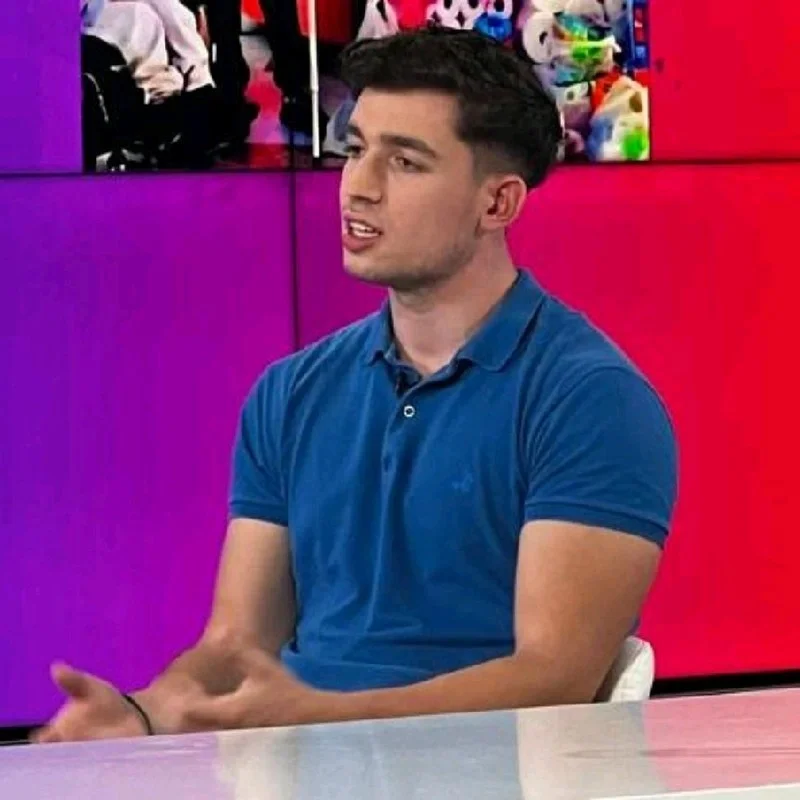
#> input picture assets/headshot.webp, 800 x 800 px
$ python generate_og.py
#> lines starting #> are read from the running program, lines starting #| are printed output that depends on the picture; after the words box and inside, x2 and y2 are one past the last pixel; in counts of white or black regions, pixels touching at a corner belong together
### posthog_utils.py
#!/usr/bin/env python3
"""Shared PostHog initialisation helpers for CLI scripts."""

import atexit
import json
import os
import uuid
from pathlib import Path


def _load_dotenv() -> None:
    """Load .env if python-dotenv is available; no-op otherwise."""
    try:
        from dotenv import load_dotenv
    except ImportError:
        return
    load_dotenv()


_ID_FILE = Path.home() / ".posthog_panoskokmotos_dev_id"


# [12 lines left out: function get_developer_id, not called in this run]


def initialize_posthog() -> "Posthog | None":
    """Create and return a PostHog instance, or None if unavailable.

    Returns None (and emits no events) when the optional ``posthog`` /
    ``python-dotenv`` dependencies are not installed, or when no project
    token is configured. This keeps the instrumented scripts runnable in
    environments that have not installed the analytics dependencies (e.g. CI).
    """
    _load_dotenv()
    try:
        from posthog import Posthog
    except ImportError:
        return None
    token = os.getenv("POSTHOG_PROJECT_TOKEN")
    if not token:
        return None
    client = Posthog(
        token,
        host=os.getenv("POSTHOG_HOST", "https://us.i.posthog.com"),
        debug=os.getenv("POSTHOG_DEBUG", "False").lower() == "true",
        enable_exception_autocapture=True,
    )
    atexit.register(client.shutdown)
    return client

### generate_og.py
#!/usr/bin/env python3
"""Generate OG image for panoskokmotos.com — 1200x630px"""

import sys
import os
import math
import urllib.request
from pathlib import Path

from posthog_utils import get_developer_id, initialize_posthog

try:
    from PIL import Image, ImageDraw, ImageFont, ImageFilter
except ImportError:
    sys.exit("Pillow is required to generate the OG image. Install it with:\n"
             "    pip install Pillow")

# Repo-relative — runs on any machine (was hard-coded to the author's Mac).
BASE = str(Path(__file__).resolve().parent)
FONT_DIR = os.path.join(BASE, "_og_fonts")


def download_fonts():
    """Download Inter from Google Fonts if not already cached."""
    os.makedirs(FONT_DIR, exist_ok=True)
    fonts = {
        "Inter-Bold.ttf":    "https://github.com/rsms/inter/raw/master/docs/font-files/Inter-Bold.ttf",
        "Inter-SemiBold.ttf":"https://github.com/rsms/inter/raw/master/docs/font-files/Inter-SemiBold.ttf",
        "Inter-Regular.ttf": "https://github.com/rsms/inter/raw/master/docs/font-files/Inter-Regular.ttf",
        "Inter-Medium.ttf":  "https://github.com/rsms/inter/raw/master/docs/font-files/Inter-Medium.ttf",
    }
    for name, url in fonts.items():
        dest = os.path.join(FONT_DIR, name)
        if not os.path.exists(dest):
            print(f"Downloading {name}…")
            try:
                urllib.request.urlretrieve(url, dest)
            except Exception as e:
                print(f"  Failed: {e}")


def load_font(size, weight="regular"):
    """Load Inter font by weight, fallback to system fonts."""
    weight_map = {
        "bold":     ["Inter-Bold.ttf", "Inter-ExtraBold.ttf"],
        "semibold": ["Inter-SemiBold.ttf", "Inter-Bold.ttf"],
        "medium":   ["Inter-Medium.ttf", "Inter-SemiBold.ttf"],
        "regular":  ["Inter-Regular.ttf", "Inter-Medium.ttf"],
    }
    candidates = weight_map.get(weight, weight_map["regular"])

    # Try downloaded Inter fonts first
    for name in candidates:
        path = os.path.join(FONT_DIR, name)
        if os.path.exists(path):
            try:
                return ImageFont.truetype(path, size)
            except Exception:
                pass

    # macOS system fonts
    system = {
        "bold": [
            "/System/Library/Fonts/Supplemental/Arial Bold.ttf",
            "/Library/Fonts/Arial Bold.ttf",
        ],
        "regular": [
            "/System/Library/Fonts/Supplemental/Arial.ttf",
            "/Library/Fonts/Arial.ttf",
            "/System/Library/Fonts/Helvetica.ttc",
        ],
    }
    key = "bold" if weight in ("bold", "semibold") else "regular"
    for path in system.get(key, []):
        if os.path.exists(path):
            try:
                return ImageFont.truetype(path, size)
            except Exception:
                pass
    return ImageFont.load_default()


def circle_crop(img, size):
    """Crop image to a circle of given diameter, return RGBA."""
    img = img.convert("RGBA").resize((size, size), Image.LANCZOS)
    mask = Image.new("L", (size, size), 0)
    ImageDraw.Draw(mask).ellipse([0, 0, size, size], fill=255)
    result = Image.new("RGBA", (size, size), (0, 0, 0, 0))
    result.paste(img, (0, 0), mask)
    return result


def make_og_image():
    download_fonts()
#> (the call stopped at in download_fonts, `urllib.request.urlretrieve(url, dest)`: the network is not available in this run)

    W, H = 1200, 630
    img = Image.new("RGBA", (W, H), (13, 21, 48, 255))
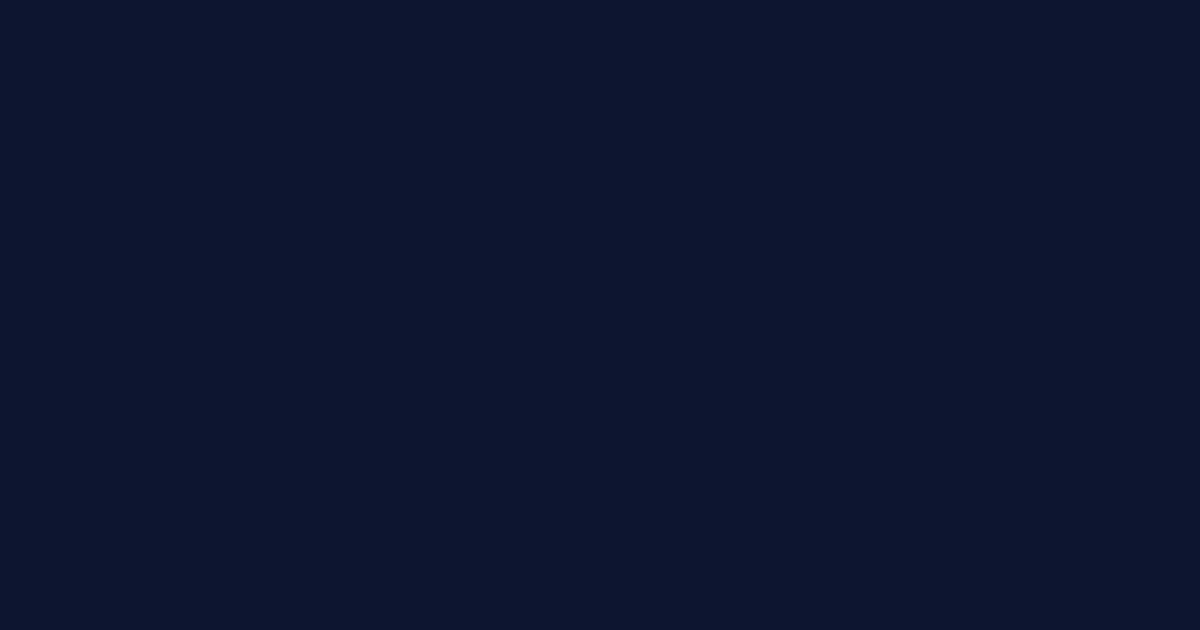
#> img: PIL image 1200x630 RGBA; mean R, G, B, A 13, 21, 48, 255

    # ── Radial blue glow (left-center) ───────────────────────────────────────
    glow = Image.new("RGBA", (W, H), (0, 0, 0, 0))
#> glow: PIL image 1200x630 RGBA; every value is 0
    gd = ImageDraw.Draw(glow)
    gcx, gcy, gr = 380, 300, 420
    for i in range(60, 0, -1):
        r = int(gr * i / 60)
        alpha = int(22 * (i / 60) ** 2)
        gd.ellipse([gcx - r, gcy - r, gcx + r, gcy + r], fill=(59, 110, 248, alpha))
    img = Image.alpha_composite(img, glow)

    # ── Right-side dark vignette (x=700→1200) ────────────────────────────────
    grad = Image.new("RGBA", (W, H), (0, 0, 0, 0))
    grd = ImageDraw.Draw(grad)
    for px in range(W - 700):
        t = px / (W - 700)
        alpha = int(180 * (t ** 0.7))
        col = int(8 + (5 - 8) * t)
        grd.line([(700 + px, 0), (700 + px, H)], fill=(col, col + 5, col + 23, alpha))
    img = Image.alpha_composite(img, grad)

    # ── Dot grid texture ─────────────────────────────────────────────────────
    dots = Image.new("RGBA", (W, H), (0, 0, 0, 0))
    dd = ImageDraw.Draw(dots)
    for x in range(10, W, 30):
        for y in range(10, H, 30):
            dd.ellipse([x - 1, y - 1, x + 1, y + 1], fill=(255, 255, 255, 7))
    img = Image.alpha_composite(img, dots)

    draw = ImageDraw.Draw(img)

    # ── Top accent bar ────────────────────────────────────────────────────────
    draw.rectangle([0, 0, W, 4], fill=(59, 110, 248, 255))

    # ── Photo circle (cx=930, cy=315, r=190) ─────────────────────────────────
    pcx, pcy, pr = 930, 315, 190

    # Soft outer glow
    glow2 = Image.new("RGBA", (W, H), (0, 0, 0, 0))
    gd2 = ImageDraw.Draw(glow2)
    for r in range(pr + 30, pr - 5, -2):
        frac = (pr + 30 - r) / 35
        al = int(60 * math.exp(-frac * 2.5))
        gd2.ellipse([pcx - r, pcy - r, pcx + r, pcy + r],
                    outline=(59, 110, 248, al), width=2)
    img = Image.alpha_composite(img, glow2)
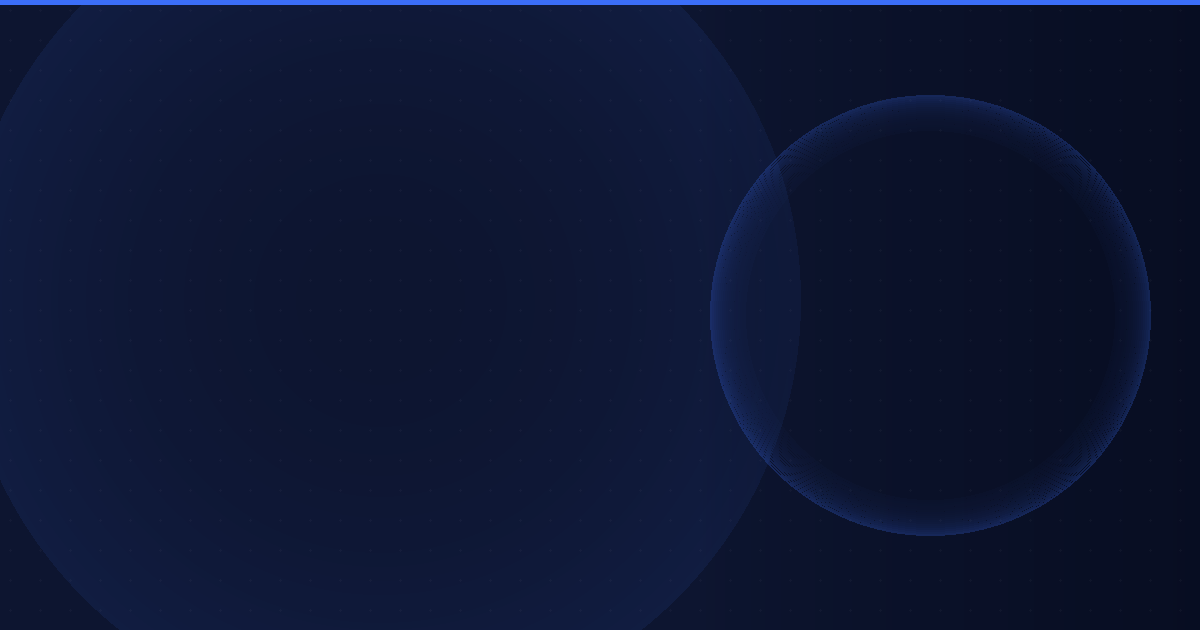
#> img: PIL image 1200x630 RGBA; mean R, G, B, A 13.4, 22.4, 51.8, 255
    draw = ImageDraw.Draw(img)

    # Try to load and composite headshot
    headshot_path = os.path.join(BASE, "assets", "headshot.webp")
    headshot_loaded = False
    if os.path.exists(headshot_path):
        try:
            hs = Image.open(headshot_path)
#> hs is the input picture: PIL image 800x800 RGB; mean R, G, B 132, 55.6, 112.1
            diameter = pr * 2
            hs_circle = circle_crop(hs, diameter)
#> in circle_crop, `mask = Image.new("L", (size, size), 0)`: mask: PIL image 380x380 L; every value is 0
#> in circle_crop, `ImageDraw.Draw(mask).ellipse([0, 0, size, size], fill=255)`:
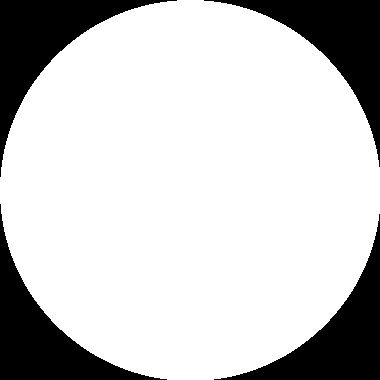
#> mask: PIL image 380x380 L; 78.9% white; 4 black regions, box (x1, y1, x2, y2) and area: (0, 0, 177, 177) 7802, (204, 0, 380, 167) 7625, (0, 204, 167, 380) 7625, (214, 214, 380, 380) 7449
#> in circle_crop, `result = Image.new("RGBA", (size, size), (0, 0, 0, 0))`: result: PIL image 380x380 RGBA; every value is 0
#> in circle_crop, `result.paste(img, (0, 0), mask)`:
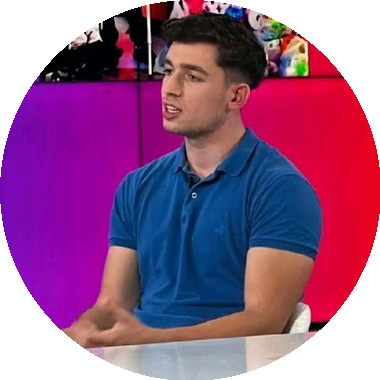
#> result: PIL image 380x380 RGBA; mean R, G, B, A 95.3, 40.8, 85.4, 201.1; transparent parts drawn white
            # Paste at circle center
            img.paste(hs_circle, (pcx - pr, pcy - pr), hs_circle)
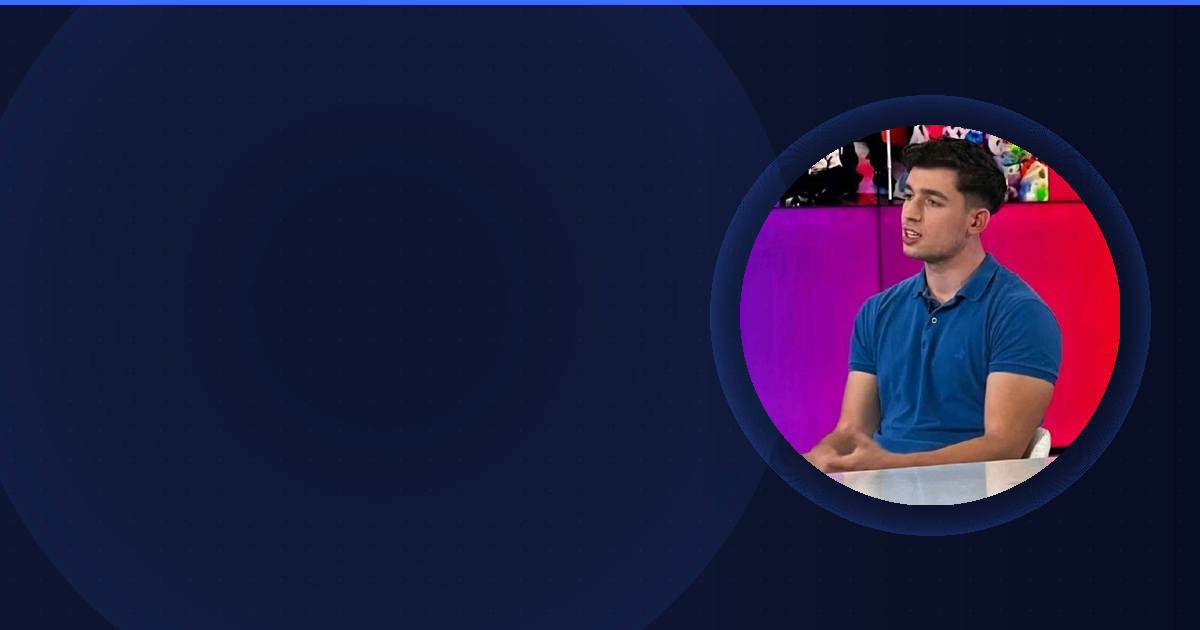
#> img: PIL image 1200x630 RGBA; mean R, G, B, A 30, 27.5, 61.8, 255
            headshot_loaded = True
            draw = ImageDraw.Draw(img)
        except Exception as e:
            print(f"Could not load headshot: {e}")

    if not headshot_loaded:
        draw.ellipse([pcx - pr, pcy - pr, pcx + pr, pcy + pr], fill=(10, 18, 40, 255))

    # Ring overlay on photo
    draw.ellipse([pcx - pr, pcy - pr, pcx + pr, pcy + pr],
                 outline=(59, 110, 248, 200), width=3)
    # Thin inner ring
    draw.ellipse([pcx - pr + 6, pcy - pr + 6, pcx + pr - 6, pcy + pr - 6],
                 outline=(255, 255, 255, 18), width=1)

    # ── Fonts ─────────────────────────────────────────────────────────────────
    font_url    = load_font(13, "medium")
    font_name   = load_font(68, "bold")
    font_title  = load_font(23, "regular")
    font_badge  = load_font(13, "medium")
    font_stats  = load_font(15, "regular")
    font_bot    = load_font(13, "regular")

    # ── URL label ─────────────────────────────────────────────────────────────
    url_chars = list("panoskokmotos.com")
    url_text = "  ".join(url_chars).upper()
    draw.text((72, 44), url_text, font=font_url, fill=(255, 255, 255, 55))

    # ── Name ──────────────────────────────────────────────────────────────────
    draw.text((72, 172), "Panos Kokmotos", font=font_name, fill=(255, 255, 255, 242))

    # ── Subtitle ──────────────────────────────────────────────────────────────
    draw.text((72, 258), "Co-Founder & COO, Givelink", font=font_title,
              fill=(255, 255, 255, 160))

    # ── Pill badges ───────────────────────────────────────────────────────────
    badges = ["Forbes 30 Under 30", "WEF Global Shaper", "Entrepreneurship Talks"]
    pad_x, pad_y = 16, 7
    bx, by = 72, 308

    pill_layer = Image.new("RGBA", (W, H), (0, 0, 0, 0))
    pl = ImageDraw.Draw(pill_layer)
    pill_text_positions = []

    for text in badges:
        bb = font_badge.getbbox(text)
        tw, th = bb[2] - bb[0], bb[3] - bb[1]
        pw, ph = tw + pad_x * 2, th + pad_y * 2
        pl.rounded_rectangle([bx, by, bx + pw, by + ph], radius=999,
                              fill=(20, 38, 90, 220))
        pl.rounded_rectangle([bx, by, bx + pw, by + ph], radius=999,
                              outline=(59, 110, 248, 160), width=1)
        pill_text_positions.append((bx + pad_x - bb[0], by + pad_y - bb[1], text))
        bx += pw + 12
#> after the loop, bx = 496; pill_text_positions = [(88, 313, 'Forbes 30 Under 30'), (223, 313, 'WEF Global Shaper'), (356, 313, 'Entrepreneurship Talks')]

    img = Image.alpha_composite(img, pill_layer)
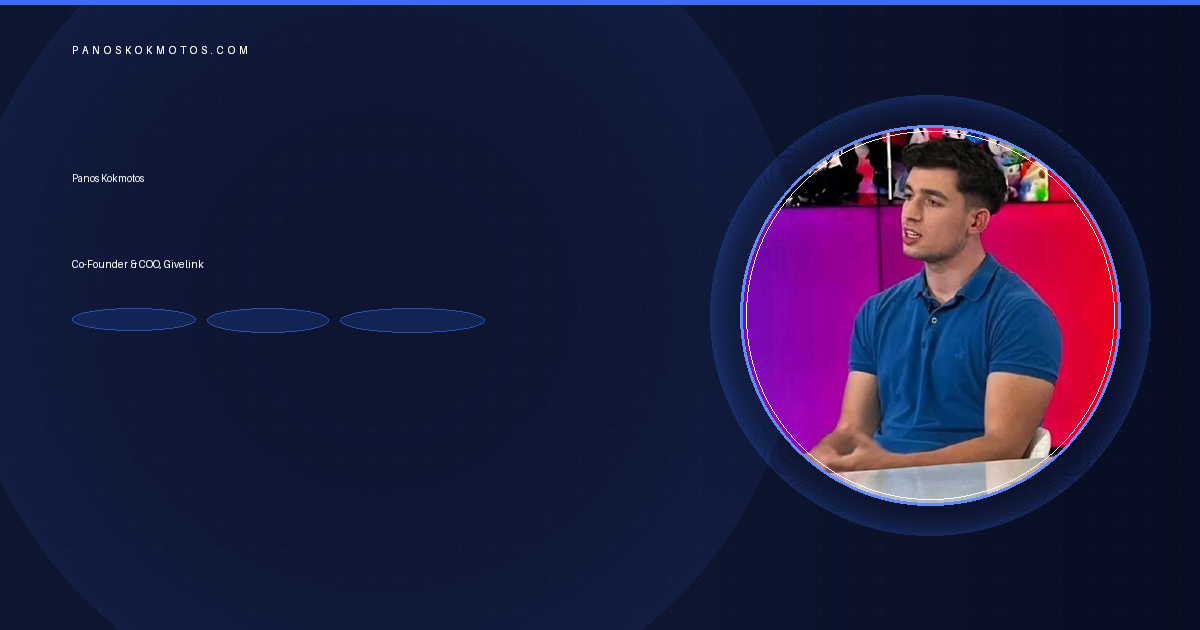
#> img: PIL image 1200x630 RGBA; mean R, G, B, A 30, 28.4, 63.2, 254.3; transparent parts drawn white
    draw = ImageDraw.Draw(img)

    for tx, ty, text in pill_text_positions:
        draw.text((tx, ty), text, font=font_badge, fill=(110, 158, 255, 255))
#> this loop made 3 passes
#> (tx, text) on passes 1 to 3: (88, 'Forbes 30 Under 30'), (223, 'WEF Global Shaper'), (356, 'Entrepreneurship Talks')

    # ── Divider ───────────────────────────────────────────────────────────────
    draw.rectangle([72, 368, 730, 369], fill=(255, 255, 255, 18))

    # ── Stats ─────────────────────────────────────────────────────────────────
    stats = "100K+ lives impacted  ·  $220K+ donated  ·  100+ nonprofits"
    draw.text((72, 386), stats, font=font_stats, fill=(255, 255, 255, 110))

    # ── Bottom bar ────────────────────────────────────────────────────────────
    # Subtle separator line
    draw.rectangle([0, 588, W, 589], fill=(255, 255, 255, 8))
    draw.rectangle([0, 589, W, H], fill=(6, 11, 28, 255))

    left_bot = "Building for social impact  ·  San Francisco & Athens"
    right_bot = "Forbes 30 Under 30  ·  WEF Global Shaper  ·  Givelink"

    draw.text((72, 602), left_bot, font=font_bot, fill=(255, 255, 255, 120))

    rb = font_bot.getbbox(right_bot)
    rw = rb[2] - rb[0]
    draw.text((W - 72 - rw, 602), right_bot, font=font_bot, fill=(255, 255, 255, 70))

    # ── Save ──────────────────────────────────────────────────────────────────
    out = os.path.join(BASE, "og-image.png")
    img.convert("RGB").save(out, "PNG", optimize=True)
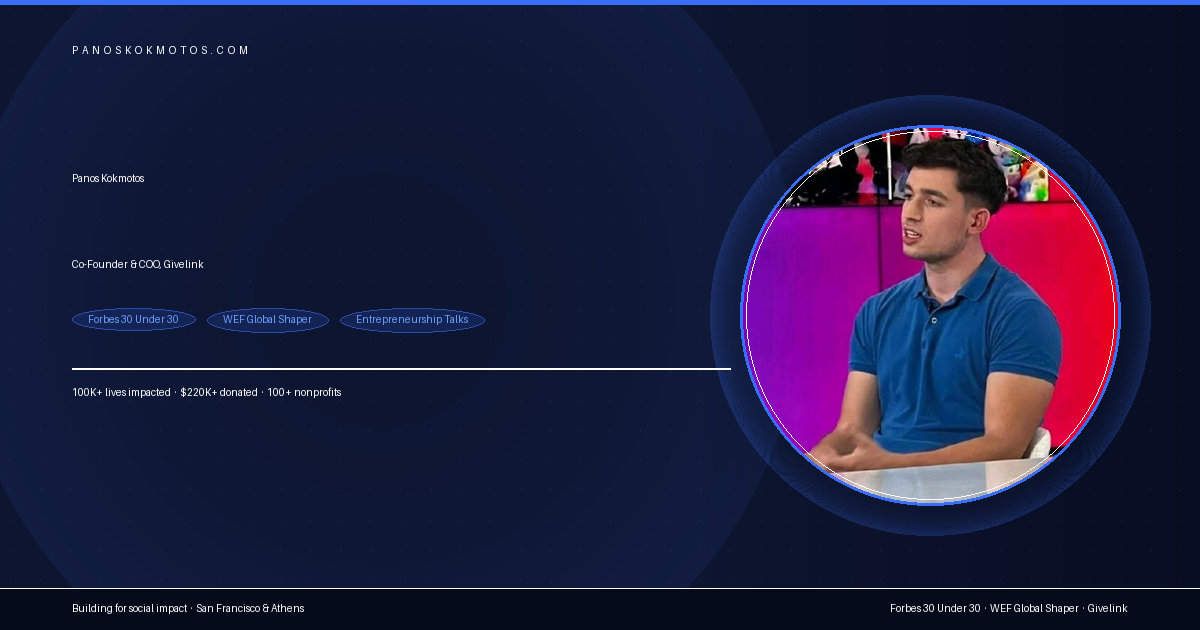
#> saved as og-image.png: PIL image 1200x630 RGB; mean R, G, B 31, 29.1, 63
    size = os.path.getsize(out)
    print(f"✓ OG image saved: {out}")
    print(f"  Size: {size:,} bytes ({size / 1024:.1f} KB) · 1200×630px")
    if headshot_loaded:
        print("  ✓ Headshot composited from assets/headshot.webp")
    else:
        print("  ⚠ Using placeholder circle (headshot not found)")

    return {"headshot_loaded": headshot_loaded, "file_size_bytes": size}


if __name__ == "__main__":
    stats = make_og_image()

    posthog = initialize_posthog()
    if posthog:
        dev_id = get_developer_id()
        posthog.capture(distinct_id=dev_id, event="og_image_generated", properties={
            "headshot_loaded": stats["headshot_loaded"],
            "file_size_bytes": stats["file_size_bytes"],
        })
        posthog.shutdown()
